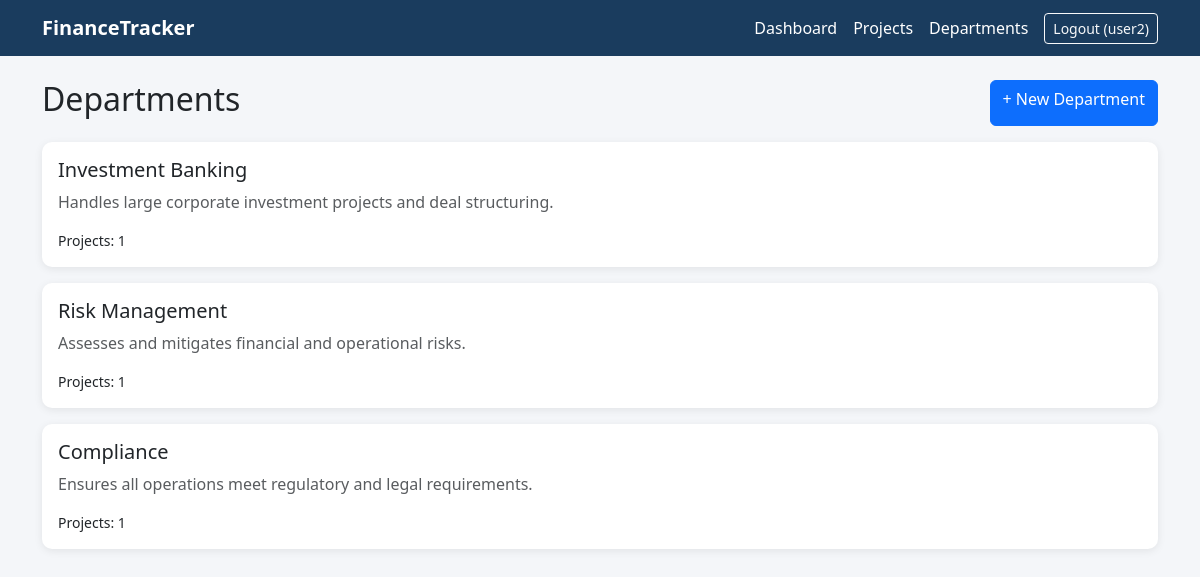
/departments/ (signed in), run on the app's committed database.
### core/models.py (models this page shows, shortened)
class Department(models.Model):
    name        = models.CharField(max_length=100)
    description = models.TextField(blank=True)

### core/views.py (the view)
# urls.py: path('departments/',     views.department_list,   name='department_list'),
@login_required
def department_list(request):
    departments = Department.objects.all()
    return render(request, 'core/department_list.html', {'departments': departments})

### templates/core/department_list.html (shortened to what this page needs)
{% extends 'core/base.html' %}
{% block content %}
<div class="d-flex justify-content-between mb-3">
  <h2>Departments</h2>
  <a href="{% url 'department_create' %}" class="btn btn-primary">+ New Department</a>
</div>
{% for dept in departments %}
  <div class="card mb-3 p-3">
    <h5>{{ dept.name }}</h5>
    <p class="text-muted">{{ dept.description }}</p>
    <small>Projects: {{ dept.project_set.count }}</small>
  </div>
{% empty %}
  <p class="text-muted">No departments yet.</p>
{% endfor %}
{% endblock %}

### templates/core/base.html (shortened to what this page needs)
<!DOCTYPE html>
<html lang="en">
<head>
  <link href="https://cdn.jsdelivr.net/npm/bootstrap@5.3.0/dist/css/bootstrap.min.css" rel="stylesheet">
</head>
<body>
<nav class="navbar navbar-expand-lg mb-4">
  <div class="container">
    <a class="navbar-brand fw-bold" href="/">FinanceTracker</a>
    <div class="d-flex align-items-center ms-auto gap-3">
      {% if user.is_authenticated %}
        <a class="nav-link" href="{% url 'dashboard' %}">Dashboard</a>
        <a class="nav-link" href="{% url 'project_list' %}">Projects</a>
        <a class="nav-link" href="{% url 'department_list' %}">Departments</a>
        <form method="post" action="{% url 'logout' %}" class="m-0">
          <button type="submit" class="btn btn-outline-light btn-sm">
            Logout ({{ user.username }})
          </button>
        </form>
      {% else %}
        <a class="nav-link" href="{% url 'login' %}">Login</a>
        <a class="nav-link" href="{% url 'register' %}">Register</a>
      {% endif %}
    </div>
  </div>
</nav>
<div class="container">
  {% block content %}{% endblock %}
</div>
</body>
</html>

### templates/core/base.html (style rules this page uses)
body { background: #f4f6f9; }
.navbar { background: #1a3c5e !important; }
.navbar-brand, .nav-link { color: #fff !important; }
.card { border: none; box-shadow: 0 2px 8px rgba(0,0,0,.08); border-radius: 10px; }

### data on the page
Department: name "Investment Banking", description "Handles large corporate investment projects and deal structuring.", project_set.count "1"
Department: name "Risk Management", description "Assesses and mitigates financial and operational risks.", project_set.count "1"
Department: name "Compliance", description "Ensures all operations meet regulatory and legal requirements.", project_set.count "1"

### other printed values
{{ user.username }} "user2"
